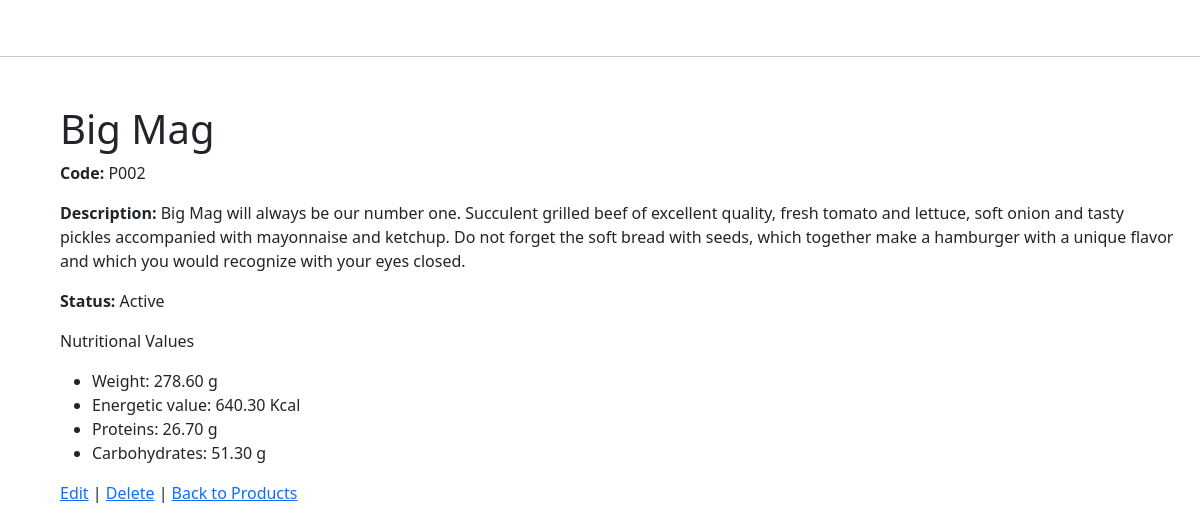
Screenshot of /products/2/ with the database file from the repository.
### products/models.py (models this page shows, shortened)
class Product(models.Model):
    code = models.CharField(
        max_length=100,
        verbose_name=_('Code'),
        help_text=_('Code of the product (Max 100)'),
        unique=True
    )
    name = models.CharField(
        max_length=200,
        verbose_name=_("Name"),
        help_text=_("Name of the product"),
        unique=True
    )
    description = models.TextField(
        verbose_name=_("Description"),
        help_text=_("Detailed description of the product"),
    )
    is_active = models.BooleanField(
        default=True,
        verbose_name=_("Is active"),
        help_text=_("Indicates if the product is active"),
    )
    class Meta:
        verbose_name = _("Product")
        verbose_name_plural = _("Products")

class ProductNutritionalValue(models.Model):
    product = models.ForeignKey(
        'Product',
        on_delete=models.CASCADE,
        related_name='nutritional_values',
        verbose_name=_("Product"),
    )
    nutritional_info = models.ForeignKey(
        'NutritionalInformation',
        on_delete=models.CASCADE,
        verbose_name=_("Nutritional Information"),
    )
    value = models.DecimalField(
        max_digits=10,
        decimal_places=2,
        verbose_name=_("Value"),
        help_text=_("Nutritional value per 100g/ml"),
    )
    class Meta:
        unique_together = ("product", "nutritional_info")
        verbose_name = _("Product Nutritional Value")
        verbose_name_plural = _("Product Nutritional Values")

class NutritionalInformation(models.Model):
    name = models.CharField(
        max_length=100,
        verbose_name=_("Name"),
        help_text=_("Name of the nutritional element"),
        unique=True,
    )
    unit = models.CharField(
        max_length=50,
        verbose_name=_("Unit"),
        help_text=_("Unit of measurement (e.g. g, mg, kcal)"),
    )
    class Meta:
        verbose_name = _("Nutritional Information")
        verbose_name_plural = _("Nutritional Information")

### products/views.py (the view)
class ProductDetailView(DetailView):
    model = Product
    template_name = 'products/product_detail.html'
    context_object_name = 'product'

### products/templates/products/product_detail.html
{% extends "base.html" %}
{% block content %}
<h1>{{ product.name }}</h1>
<p><strong>Code:</strong> {{ product.code }}</p>
<p><strong>Description:</strong> {{ product.description }}</p>
<p><strong>Status:</strong> {{ product.is_active|yesno:"Active,Inactive" }}</p>
<p>Nutritional Values</p>
{% if product.nutritional_values.all %}
    <ul>
    {% for nv in product.nutritional_values.all %}
        <li>{{ nv.nutritional_info.name }}: {{ nv.value }} {{ nv.nutritional_info.unit }}</li>
    {% endfor %}
    </ul>
{% else %}
    <p>No nutritional values available.</p>
{% endif %}
<p>
    <a href="{% url 'product-edit' product.pk %}">Edit</a> |
    <a href="{% url 'product-delete' product.pk %}">Delete</a> |
    <a href="{% url 'product-list' %}">Back to Products</a>
</p>
{% endblock %}

### rows the page displays
Product: name "Big Mag", code "P002", description "Big Mag will always be our number one. Succulent grilled beef of excellent quality, fresh tomato and lettuce, soft onion and tasty pickles accompanied with mayonnaise and ketchup. Do not forget the soft bread with seeds, which together make a hamburger with a unique flavor and which you would recognize with your eyes closed.", is_active "Active"
ProductNutritionalValue: nutritional_info.name "Weight", value "278.60", nutritional_info.unit "g"
ProductNutritionalValue: nutritional_info.name "Energetic value", value "640.30", nutritional_info.unit "Kcal"
ProductNutritionalValue: nutritional_info.name "Proteins", value "26.70", nutritional_info.unit "g"
ProductNutritionalValue: nutritional_info.name "Carbohydrates", value "51.30", nutritional_info.unit "g"
